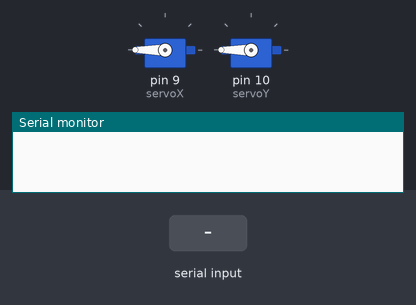
This sketch was run on a simulated Arduino Uno, built with avr-gcc and run on an emulated ATmega328P. Parts: 2 × servo, the last lines printed to the serial monitor. The inputs (shaded band) are chosen by the test bench.

Above: at 1.2 s.
1.3 s: "90,45\n" received over Serial
At 2.5 s:
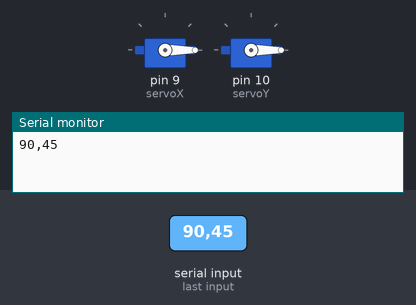
2.8 s: "5\n" received over Serial
At 3.2 s:
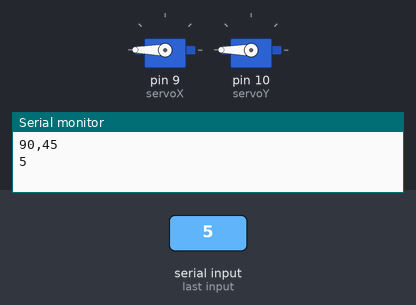
Timing chart, 0 to 5.8 s (numbered marks = the images above; inputs shaded):
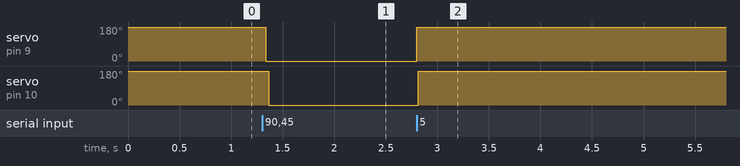

Measured:
- after the input at 1.3 s, servo on pin 9 (servoX): 180° → 0° at once; servo on pin 10 (servoY): 180° → 0° after 0.07 s
- after the input at 2.8 s, servo on pin 9 (servoX), servo on pin 10 (servoY): 0° → 180° at once

The sketch:

Servo.ino
```cpp
#include <Servo.h>

Servo servoX;
Servo servoY;

bool servosMoving = false;
bool clockwiseMovement = true;

void setup() {
  Serial.begin(9600);
  servoX.attach(9);
  servoY.attach(10);

  servoX.write(180);
  servoY.write(180);
}

void loop() {
  if (Serial.available() > 0) {
    String data = Serial.readStringUntil('\n');

    Serial.println(data);

    int xCoord = data.substring(0, data.indexOf(',')).toInt();
    int yCoord = data.substring(data.indexOf(',') + 1).toInt();

    if (!servosMoving) {
      moveServo(servoX, clockwiseMovement ? 360 : 0);
      moveServo(servoY, clockwiseMovement ? 360 : 0);
      servosMoving = true;
    }

    if (servosMoving && clockwiseMovement) {
      moveServo(servoX, 0);
      moveServo(servoY, 0);
      delay(1000);
      clockwiseMovement = false;
    } else {
      moveServo(servoX, 180);
      moveServo(servoY, 180);
    }
  }
}

void moveServo(Servo &servo, int angle) {
  angle = constrain(angle, 0, 360);
  servo.write(angle);
  delay(15);
}
```
